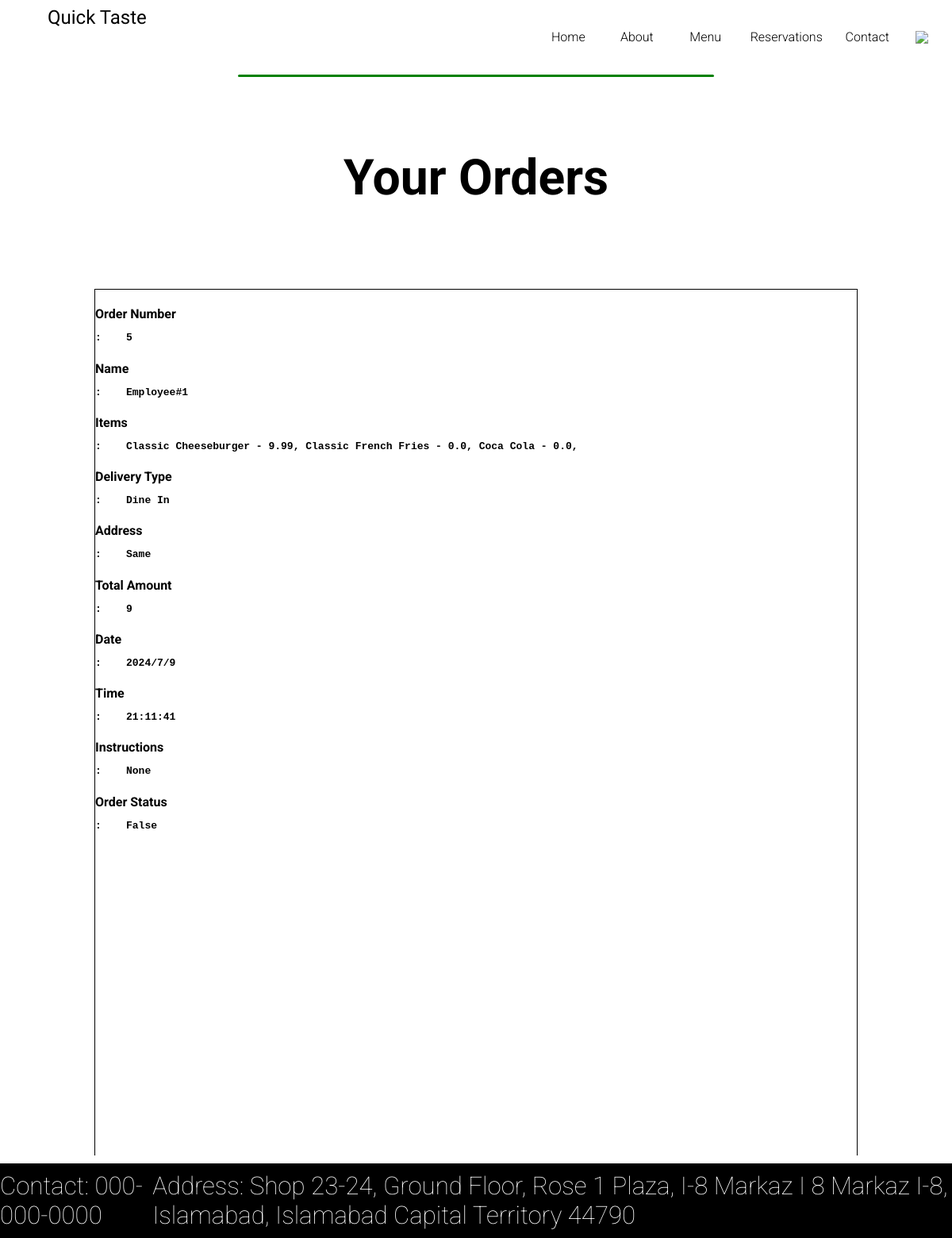
The app's page /orders (signed in) with its own data.
### main/models.py (models this page shows)
class Orders(models.Model):
    id = models.AutoField(primary_key=True)
    cust_id = models.IntegerField(null=False)
    name = models.CharField(max_length=150, null=False)
    items = models.JSONField(null=True)
    delivery = models.CharField(max_length=100, null=False)
    address = models.CharField(max_length=500, null=False)
    amount = models.IntegerField(null=False)
    date = models.CharField(null=False, max_length=100)
    time = models.CharField(null=False, max_length=100)
    instructions = models.CharField(null=True, max_length=2000)
    order_complete = models.BooleanField(null=False)

### main/views.py (the view, shortened to what this page needs)
# urls.py: path('orders', views.orders, name='Orders'),
def orders(request):
    if request.method == "GET":
        name = request.session.get('user')
        type = request.session.get('type')
        if name:
            orders_all = None
            if type == 'c':
                user = User.objects.filter(name=name)
                user = user.first()
                orders_all = Orders.objects.filter(cust_id=user.id)
            else:
                orders_all = Orders.objects.filter(order_complete = False)
            context = {}
            data = []
            for i in orders_all:
                print(i.id)
                context['Order Number'] = i.id
                print(i.name)
                context['Name'] = i.name
                print(i.delivery)
                context['Items'] = i.items
                print(i.items)
                context['Delivery Type'] = i.delivery
                print(i.address)
                context['Address'] = i.address
                print(i.amount)
                context['Total Amount'] = i.amount
                print(i.date)
                context['Date'] = i.date
                print(i.time)
                context['Time'] = i.time
                print(i.instructions)
                context['Instructions'] = i.instructions
                print(i.order_complete)
                context['Order Status'] = i.order_complete
                data.append(context)
            if len(data) == 0:
                data = None
            print(data)
            return render(request, 'orders.html', context = {'data' : data})
        else:
            return render(request, 'login.html')
    return render(request, 'orders.html')

### templates/orders.html (shortened to what this page needs)
{% load static %}
<!DOCTYPE html>
<html lang="en">
<head>
    <link rel="stylesheet" href="{% static 'css/orders.css' %}">
</head>
<body>
    <div id="landing_header">
        <a href='#'><h2 id="landing_header_left">
            Quick Taste
        </h2></a>
        <div id="landing_header_right">
            <a href="/">Home</a>
            <a href="/about">About</a>
            <a href="/menu/burgers">Menu</a>
            <a href="/reservations">Reservations</a>
            <a href="/contact">Contact</a>
            <button id="hidden_menu_button"><img id="hidden_menu" src="https://static.thenounproject.com/png/356889-200.png" /></button>
        </div>
    </div>
    <div id="divider_container"><div id="divider"></div></div>
    <div id="orders_container">
        <h3>Your Orders</h3>
        <div id="detail_container">
            {% for i in data %}
            <div data-order-id="{{ i.id }}">
            {% for j, k in i.items %}
            <h4 class="order">{{ j }}
                {% if j == 'Items' %}
                <pre>:    {% for l, m in k.items %}{% for n in m %}{{ n }}, {% endfor %}{% endfor %}</pre>
                {% else %}
                <pre>:    {{ k }}</pre>
                {% endif %}
            </h4>
            {% endfor %}
            </div>
            {% endfor %}
        </div>
    </div>
    <div id="footer">
        <h2>Contact: 000-000-0000</h2>
        <h2>Address: Shop 23-24, Ground Floor, Rose 1 Plaza, I-8 Markaz I 8 Markaz I-8, Islamabad, Islamabad Capital Territory 44790</h2>
    </div>
</body>
</html>

### static/css/orders.css (style rules this page uses)
body { margin: 0; padding: 0; font-family: "Roboto", sans-serif; font-weight: 300; font-style: normal; }
#landing_header { position: relative; max-width: 100vw; height: 6vh; display: flex; align-items: center; }
#landing_header a { text-decoration: none; }
#landing_header_left { position: relative; width: 50vw; height: 5vh; padding-left: 5vw; color: black; font-family: "Playwrite GB S", cursive; font-optical-sizing: auto; font-weight: 100; font-style: normal; align-items: center; }
#landing_header_right { position: relative; height: 6vh; width: 50vw; display: flex; justify-content: space-evenly; align-items: center; }
#landing_header_right a { position: relative; display: grid; color: black; text-decoration: none; height:6vh; align-items: center; justify-content: center; min-width: 5vw; }
#divider_container { position: relative; height: 2vh; max-width: 100vw; display: flex; justify-content: center; }
#divider { position: relative; width: 50vw; height: 0.25vh; background-color: green; border-radius: 5vh; }
#orders_container { position: relative; display: grid; justify-content: center; align-items: start; max-width: 100vw; height: 88vh; grid-gap: none; }
#orders_container h3 { position: relative; display: grid; justify-content: center; align-items: center; font-size: 4vh; }
#detail_container { position: relative; display: flex; justify-content: space-evenly; align-items:start; width: 90vw; height: 70vh; overflow-y: scroll; }
#detail_container div { position: relative; width: 80vw; height: 88vh; border: 1px solid black; }
#footer { position: absolute; bottom: 0vh; width: 100vw; height: 6vh; background-color: black; display: flex; justify-content: space-evenly; align-items: center; }
#footer h2 { color: white; font-family: "Roboto", sans-serif; font-weight: 100; font-style: normal; font-size: 2vh; }
#hidden_menu { position: relative; max-width: 2vw; }
#hidden_menu_button { position: relative; display: grid; background-color: transparent; border: none; max-width: 2vw; align-items: center; justify-content: center; }

### records on screen
Orders: i "Employee#1" "Dine In" "Same" "2024/7/9" "21:11:41" "None"

### other values on screen
{{ j }} "Order Number" "Name" "Items" "Delivery Type" "Address" "Total Amount" "Date" "Time" "Instructions" "Order Status"
{{ k }} "5" "9" "False"
{{ n }} "Classic Cheeseburger - 9.99" "Classic French Fries - 0.0" "Coca Cola - 0.0"
